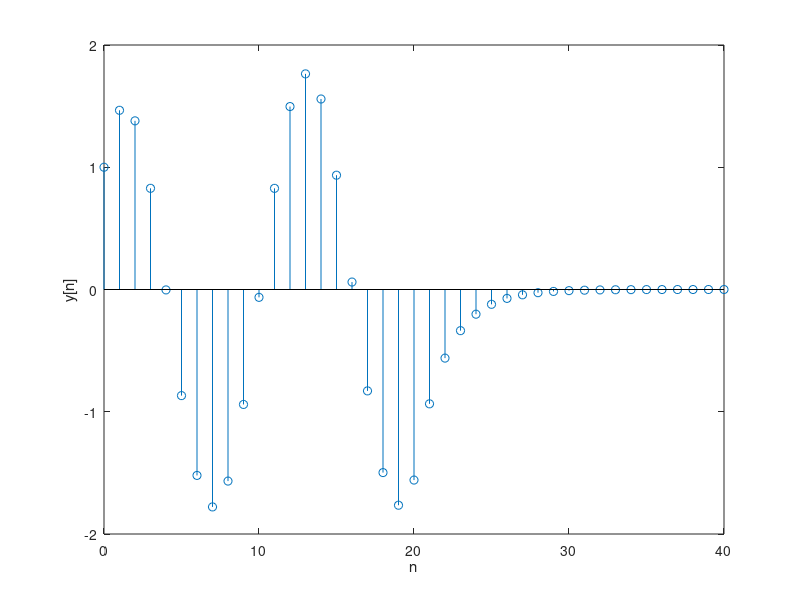

Source code (MATLAB):
n = 0:1:20;
h_n = (0.6).^n;
u_n = (n<0).*0 + (n>=0).*1;
x_n = cos(n.*pi./6).*u_n;
y_n = conv(x_n,h_n);

stem(0:length(y_n)-1,y_n);
xlabel('n');
ylabel('y[n]');